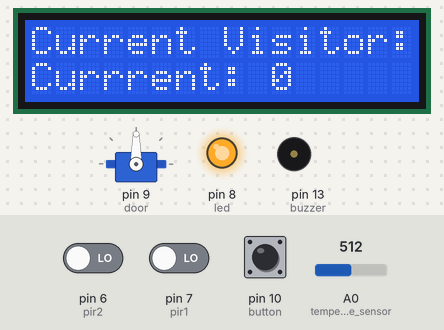
Bench run of a sketch on a simulated Arduino Uno, built with avr-gcc and run on an emulated ATmega328P. Parts: 16×2 character LCD, servo, output pins drawn as LEDs (lit = HIGH), buzzer (waves = sounding). Inputs (shaded band) come from the test bench; at power-on: pin 7 (pir1) LOW, pin 10 (button) LOW, pin 6 (pir2) LOW, A0 (temperature_sensor) = 512. What the sketch prints to the serial monitor is not drawn.

Above: at 3.2 s.
3.3 s: pin 7 (pir1) driven HIGH
At 4.9 s:
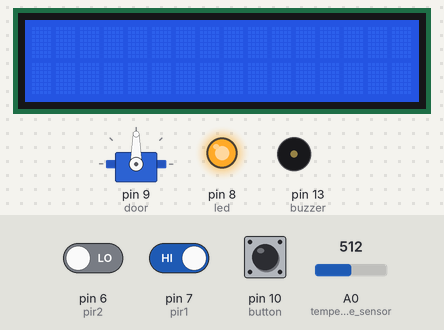
7.3 s: pin 10 (button) pulled HIGH for 1.2 s
At 7.9 s:
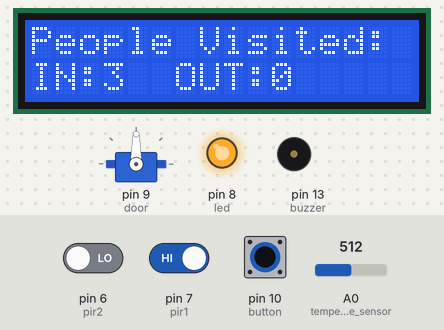
10.0 s: pin 10 (button) pulled HIGH for 1.2 s
At 10.4 s:
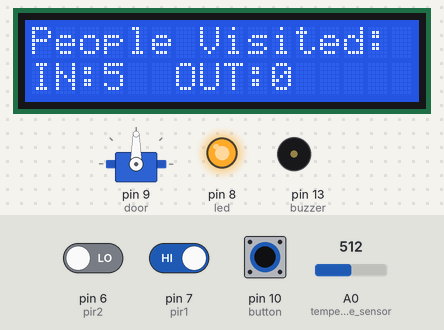
12.7 s: pin 7 (pir1) driven LOW
At 14.8 s:
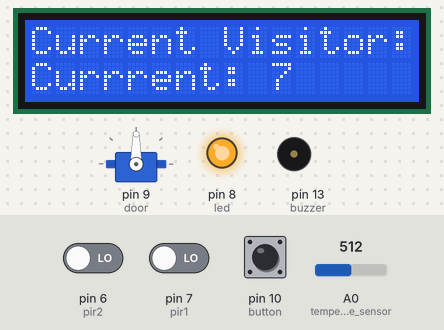
15.1 s: pin 6 (pir2) driven HIGH
At 18.4 s:
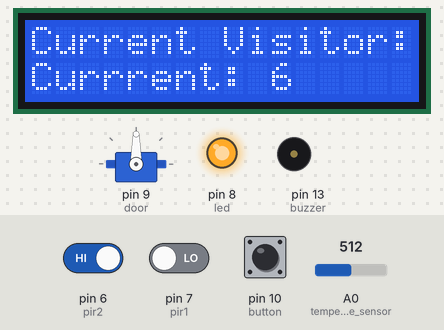
19.3 s: A0 (temperature_sensor) set to 188
21.6 s: A0 (temperature_sensor) set to 171
At 24.2 s:
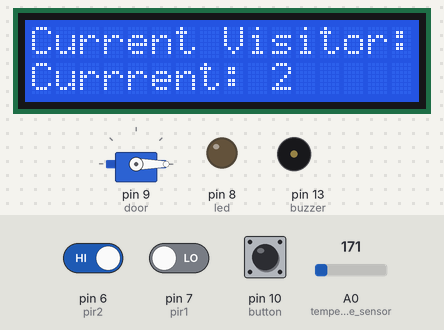
Timing chart, 0 to 25.7 s (numbered marks = the images above; inputs shaded):
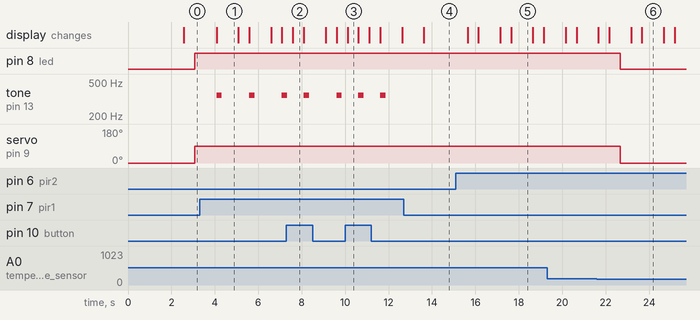

The sketch:

main.ino
```cpp
// include the library code:
#include <LiquidCrystal.h>
#include <Servo.h>

LiquidCrystal lcd(12, 11, 5, 4, 3, 2);
int in=0, out=0, count=0, current = 0, reading = 0;
const int pir1=7,pir2=6;
const int button = 10;
const int buzzer = 13;
const int led = 8;
bool buttonInput = true;
int maxCurrent = 5;
bool printStatus = true;
double celsius;
Servo door;

void setup() {
  // Set up LCD Screen
  lcd.begin(16, 2);
  lcd.print("Visitor Counter");
  lcd.setCursor(4,1);
  lcd.print("system");
  delay(2000);
  pinMode(pir1, INPUT); //motion sensor 1
  pinMode(pir2, INPUT); //motion sensor 2
  pinMode(button, INPUT); //toggle button
  pinMode(buzzer, OUTPUT); //buzzer
  pinMode(led, OUTPUT); //red led
  pinMode(A0, INPUT); //temperature sensor
  Serial.begin(9600);
  door.attach(9);
  door.write(0);
}

void loop() {
  begin:
  if (digitalRead(pir1)) {
   count++;
   in = in+1;
   lcd.clear();
   // Sounds the buzzer at the frequency relative to the note F in Hz
   tone(buzzer,349);
   delay(250);
   noTone(buzzer);
   // Sounds the buzzer at the frequency relative to the note G in Hz
   tone(buzzer, 1000);
   noTone(buzzer);
   delay(250);
 }

  if (digitalRead(pir2)){
   count--;
   out = out+1;
   delay(500);
   lcd.clear();
 }

  reading = digitalRead(button);

  //toggle switch
  if (reading) {

    //print to the screen
  	lcd.clear();
  	lcd.setCursor(0,0);
    lcd.print("People Visited:");

    lcd.setCursor(0,1);
    lcd.print("IN:");

    lcd.setCursor(3,1);
    lcd.print(in);

    lcd.setCursor(6,1);
    lcd.print("OUT:");

    lcd.setCursor(10,1);
    lcd.print(out);

    delay(500);
    lcd.setCursor(0,1);
    lcd.print("IN:");

  }
  //toggle switch
  else {
    delay(500);
    lcd.setCursor(0,0);
    lcd.print("Current Visitor:");
    lcd.setCursor(0,1);

    lcd.print("Currrent: ");
    lcd.print(current);
    delay(500);
  }
  //measure the temperature in celsius
  celsius = map(((analogRead(A0) - 20) * 3.04), 0, 1023, -40, 125);
  current = in - out;

  //if visitor > max or temperature > 37.8
  if (current >= maxCurrent || celsius >= 37.8) {
    	digitalWrite(led, HIGH); //turn on red led
        door.write(90); //close the door
    	//print status inside console
   		if (!printStatus) {
        	Serial.println("STATUS");
          	Serial.println("Door Closed");
          	Serial.println("lights on");
            Serial.println("");
    		printStatus = true;
        }
    	goto begin;


  }
  else if (current == maxCurrent-1 || celsius < 37.8){
      	digitalWrite(led, LOW); //turn off red led
    	door.write(0); //open the door
    	//print the status inside console
    	if (printStatus) {
            Serial.println("STATUS");
          	Serial.println("Door Opened");
          	Serial.println("lights off");
            Serial.println("");
    		printStatus = false;
        }
  }
}
```

Measured:
- the behaviour switches between 180 and 179 on A0 (temperature_sensor) (found by bisection; images 5 and 6)
- after the input at 3.3 s, tone on pin 13 (buzzer): alternates 349 Hz for 0.25 s and silent for 1.3 s, starting after 0.78 s; the display: changes after 0.78 s (image 1)
- after the input at 7.3 s, the display: changes after 0.30 s (image 2)
- after the input at 10.0 s, the display: changes after 0.11 s (image 3)
- after the input at 12.7 s, tone on pin 13 (buzzer): stops changing and stays silent
- after the input at 15.1 s, the display: first changes after 0.54 s (image 5 shows a later state)
- after the input at 21.6 s, pin 8 (led): HIGH → LOW after 1.1 s; servo on pin 9 (door): 90° → 0° after 1.1 s
